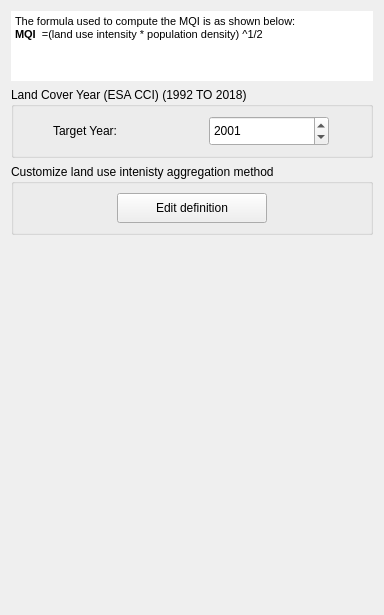
<?xml version="1.0" encoding="UTF-8"?>
<ui version="4.0">
 <class>WidgetMQISetup</class>
 <widget class="QWidget" name="WidgetMQISetup">
  <property name="geometry">
   <rect>
    <x>0</x>
    <y>0</y>
    <width>384</width>
    <height>615</height>
   </rect>
  </property>
  <property name="sizePolicy">
   <sizepolicy hsizetype="Fixed" vsizetype="Fixed">
    <horstretch>0</horstretch>
    <verstretch>0</verstretch>
   </sizepolicy>
  </property>
  <property name="windowTitle">
   <string>Form</string>
  </property>
  <layout class="QVBoxLayout" name="verticalLayout" stretch="0,0,0,0">
   <item>
    <widget class="QTextBrowser" name="textBrowser">
     <property name="maximumSize">
      <size>
       <width>16777215</width>
       <height>70</height>
      </size>
     </property>
     <property name="frameShape">
      <enum>QFrame::NoFrame</enum>
     </property>
     <property name="frameShadow">
      <enum>QFrame::Sunken</enum>
     </property>
     <property name="html">
      <string>&lt;!DOCTYPE HTML PUBLIC &quot;-//W3C//DTD HTML 4.0//EN&quot; &quot;http://www.w3.org/TR/REC-html40/strict.dtd&quot;&gt;
&lt;html&gt;&lt;head&gt;&lt;meta name=&quot;qrichtext&quot; content=&quot;1&quot; /&gt;&lt;style type=&quot;text/css&quot;&gt;
p, li { white-space: pre-wrap; }
&lt;/style&gt;&lt;/head&gt;&lt;body style=&quot; font-family:'MS Shell Dlg 2'; font-size:7.8pt; font-weight:400; font-style:normal;&quot;&gt;
&lt;p style=&quot; margin-top:0px; margin-bottom:0px; margin-left:0px; margin-right:0px; -qt-block-indent:0; text-indent:0px; background-color:#ffffff;&quot;&gt;&lt;span style=&quot; font-size:8pt; background-color:#ffffff;&quot;&gt;The formula used to compute the MQI is as shown below:&lt;/span&gt;&lt;/p&gt;
&lt;p style=&quot; margin-top:0px; margin-bottom:0px; margin-left:0px; margin-right:0px; -qt-block-indent:0; text-indent:0px; background-color:#ffffff;&quot;&gt;&lt;span style=&quot; font-size:8pt; font-weight:600; background-color:#ffffff;&quot;&gt;MQI&lt;/span&gt;&lt;span style=&quot; font-size:8pt; background-color:#ffffff;&quot;&gt;  =(land use intensity * population density) ^1/2&lt;/span&gt;&lt;/p&gt;&lt;/body&gt;&lt;/html&gt;</string>
     </property>
    </widget>
   </item>
   <item>
    <widget class="QGroupBox" name="groupBox_usda_depth">
     <property name="enabled">
      <bool>true</bool>
     </property>
     <property name="title">
      <string>Land Cover Year (ESA CCI) (1992 TO 2018)</string>
     </property>
     <layout class="QGridLayout" name="gridLayout_3">
      <item row="0" column="0">
       <widget class="QLabel" name="label_10">
        <property name="minimumSize">
         <size>
          <width>30</width>
          <height>30</height>
         </size>
        </property>
        <property name="maximumSize">
         <size>
          <width>120</width>
          <height>35</height>
         </size>
        </property>
        <property name="font">
         <font>
          <weight>50</weight>
          <bold>false</bold>
         </font>
        </property>
        <property name="text">
         <string>Target Year: </string>
        </property>
       </widget>
      </item>
      <item row="0" column="1">
       <widget class="QDateEdit" name="use_esa_bl_year">
        <property name="sizePolicy">
         <sizepolicy hsizetype="Minimum" vsizetype="Minimum">
          <horstretch>0</horstretch>
          <verstretch>0</verstretch>
         </sizepolicy>
        </property>
        <property name="minimumSize">
         <size>
          <width>0</width>
          <height>30</height>
         </size>
        </property>
        <property name="maximumSize">
         <size>
          <width>120</width>
          <height>35</height>
         </size>
        </property>
        <property name="maximumDate">
         <date>
          <year>2018</year>
          <month>12</month>
          <day>31</day>
         </date>
        </property>
        <property name="minimumDate">
         <date>
          <year>1992</year>
          <month>1</month>
          <day>1</day>
         </date>
        </property>
        <property name="displayFormat">
         <string notr="true">yyyy</string>
        </property>
        <property name="date">
         <date>
          <year>2001</year>
          <month>1</month>
          <day>1</day>
         </date>
        </property>
       </widget>
      </item>
     </layout>
    </widget>
   </item>
   <item>
    <widget class="QGroupBox" name="groupBox_texture_agg">
     <property name="title">
      <string>Customize land use intenisty aggregation method</string>
     </property>
     <layout class="QGridLayout" name="gridLayout_7">
      <item row="0" column="0">
       <widget class="QPushButton" name="use_texture_agg_edit">
        <property name="enabled">
         <bool>true</bool>
        </property>
        <property name="sizePolicy">
         <sizepolicy hsizetype="Minimum" vsizetype="Minimum">
          <horstretch>0</horstretch>
          <verstretch>0</verstretch>
         </sizepolicy>
        </property>
        <property name="minimumSize">
         <size>
          <width>100</width>
          <height>30</height>
         </size>
        </property>
        <property name="maximumSize">
         <size>
          <width>150</width>
          <height>16777215</height>
         </size>
        </property>
        <property name="text">
         <string>Edit definition</string>
        </property>
        <property name="checkable">
         <bool>false</bool>
        </property>
       </widget>
      </item>
     </layout>
    </widget>
   </item>
   <item>
    <spacer name="verticalSpacer">
     <property name="orientation">
      <enum>Qt::Vertical</enum>
     </property>
     <property name="sizeType">
      <enum>QSizePolicy::Expanding</enum>
     </property>
     <property name="sizeHint" stdset="0">
      <size>
       <width>20</width>
       <height>40</height>
      </size>
     </property>
    </spacer>
   </item>
  </layout>
 </widget>
 <resources/>
 <connections/>
</ui>
